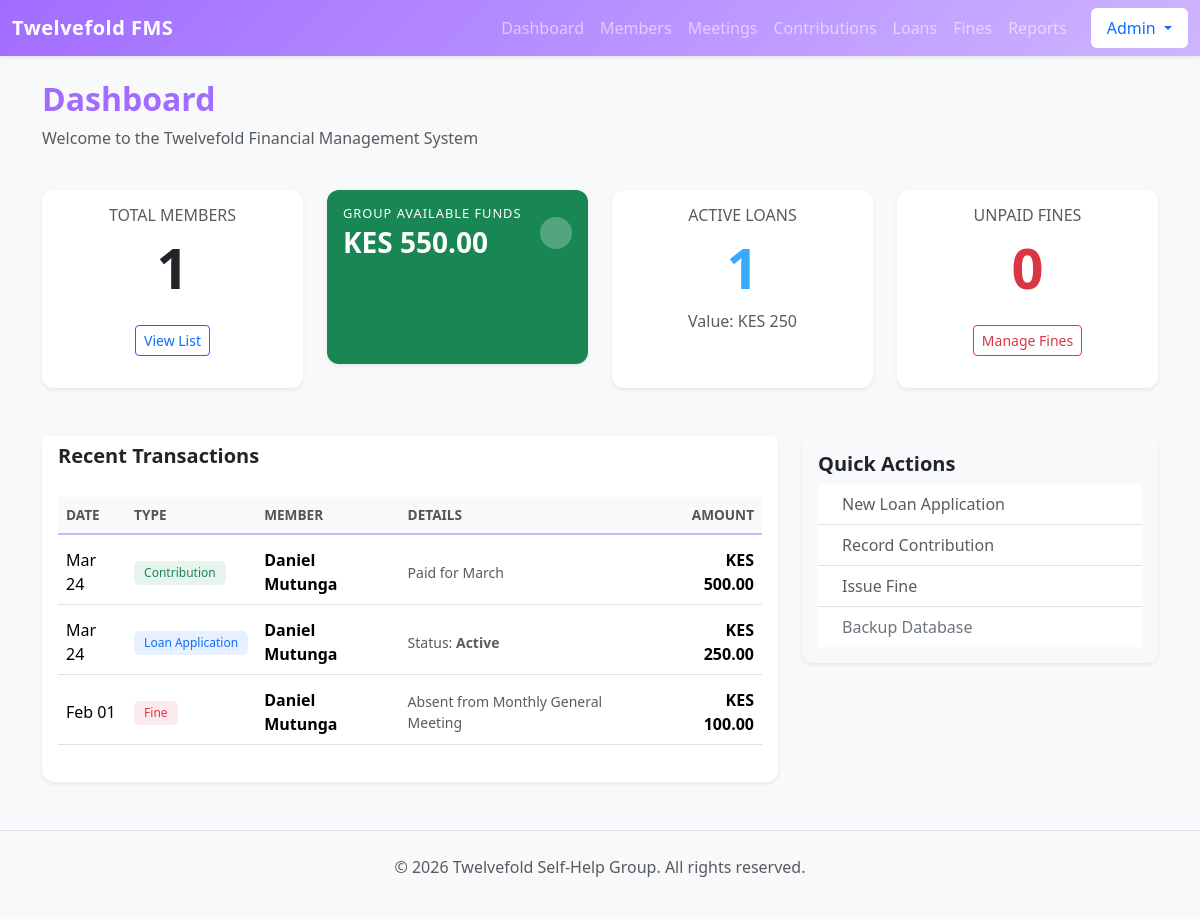
The app's page / (signed in), older data.
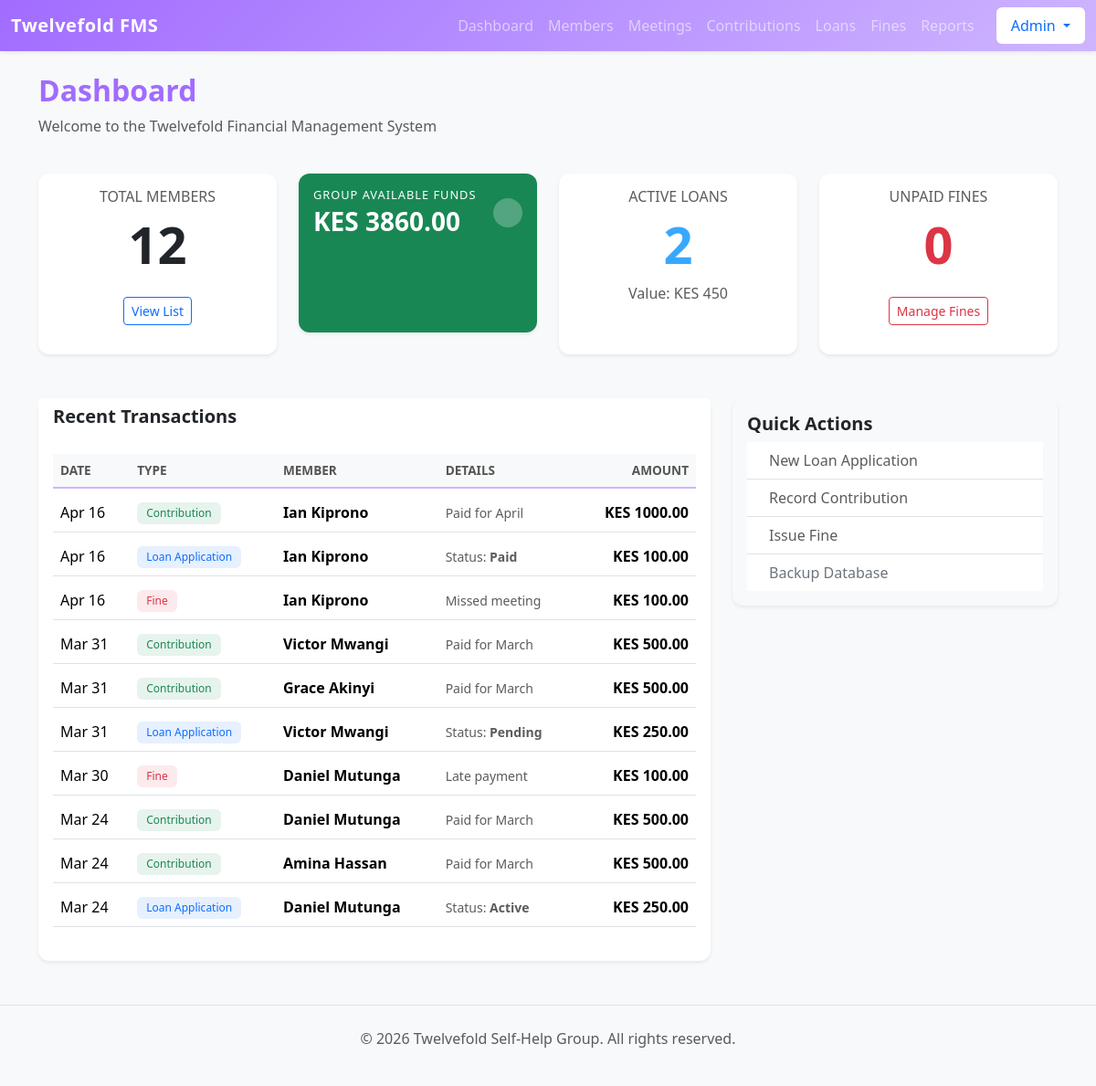
The same page, newer data.
### finance/models.py (models this page shows, shortened)
class Contribution(models.Model):
    member = models.ForeignKey(Member, on_delete=models.CASCADE)
    amount = models.DecimalField(max_digits=10, decimal_places=2)
    date = models.DateField(default=timezone.now)
    month_paid_for = models.CharField(
        max_length=20,
        choices=[
            ('January', 'January'), ('February', 'February'), ('March', 'March'),
            ('April', 'April'), ('May', 'May'), ('June', 'June'),
            ('July', 'July'), ('August', 'August'), ('September', 'September'),
            ('October', 'October'), ('November', 'November'), ('December', 'December')
        ]
    )

class Loan(models.Model):
    member = models.ForeignKey(Member, on_delete=models.CASCADE)
    principal_amount = models.DecimalField(max_digits=10, decimal_places=2)
    is_on_behalf = models.BooleanField(default=False, verbose_name="Applying on behalf of someone else?")
    beneficiary = models.ForeignKey(Member, on_delete=models.SET_NULL, null=True, blank=True,
                                    related_name='benefited_loans', help_text="Leave blank if this loan is for you.")
    interest_rate = models.DecimalField(max_digits=5, decimal_places=2, default=10.00)
    duration_months = models.IntegerField(default=1)
    issue_date = models.DateField(default=timezone.now)
    STATUS_CHOICES = [
        ('Pending', 'Pending'),
        ('Approved', 'Approved'),
        ('Active', 'Active'),
        ('Paid', 'Paid'),
        ('Rejected', 'Rejected'),
    ]
    status = models.CharField(max_length=15, choices=STATUS_CHOICES, default='Pending')

class Fine(models.Model):
    member = models.ForeignKey(Member, on_delete=models.CASCADE)
    amount = models.DecimalField(max_digits=10, decimal_places=2)
    reason = models.CharField(max_length=100)  # e.g., "Late Payment", "Missed Meeting" [cite: 1254]
    date_issued = models.DateField(default=timezone.now)
    is_paid = models.BooleanField(default=False)

### members/models.py (models this page shows)
class Member(models.Model):
    user = models.OneToOneField(User, on_delete=models.SET_NULL, null=True, blank=True, related_name='member_profile')
    first_name = models.CharField(max_length=50)
    last_name = models.CharField(max_length=50)
    phone_number = models.CharField(
        max_length=15,
        unique=True,
        help_text="Format: 07XX XXX XXX"
    )
    date_joined = models.DateField(default=timezone.now)
    monthly_contribution_amount = models.DecimalField(max_digits=10, decimal_places=2, default=0.00, blank=True, null=True)
    is_active = models.BooleanField(default=True)
    def __str__(self):
        return f"{self.first_name} {self.last_name}"
    class Meta:
        ordering = ['first_name']

### core/views.py (the view, shortened to what this page needs)
# urls.py: path('', views.dashboard, name='dashboard'),
@login_required
def dashboard(request):
    user = request.user
    is_admin = user.is_staff
    member_profile = getattr(user, 'member_profile', None)
    if not is_admin and not member_profile:
        return render(request, 'core/pending_approval.html')
    total_members = Member.objects.count()  # Everyone sees total member count
    if is_admin:
        contributions_in = Contribution.objects.aggregate(Sum('amount'))['amount__sum'] or 0.00
        fines_in = Fine.objects.filter(is_paid=True).aggregate(Sum('amount'))['amount__sum'] or 0.00
        repayments_in = Repayment.objects.aggregate(Sum('amount'))['amount__sum'] or 0.00
        loans_out = Loan.objects.filter(status__in=['Active', 'Cleared']).aggregate(Sum('principal_amount'))[
                        'principal_amount__sum'] or 0.00
        available_group_funds = (contributions_in + fines_in + repayments_in) - loans_out
        total_savings = contributions_in  # Just the raw savings number
        active_loans_count = Loan.objects.filter(status='Active').count()
        total_loan_value = loans_out
        unpaid_fines = Fine.objects.filter(is_paid=False).count()
        recent_contributions = Contribution.objects.all().order_by('-date')[:5]
        recent_loans = Loan.objects.all().order_by('-issue_date')[:5]
        recent_fines = Fine.objects.all().order_by('-date_issued')[:5]
    for c in recent_contributions:
        c.type = 'Contribution'
        c.display_amount = c.amount
        c.common_date = c.date
    for l in recent_loans:
        l.type = 'Loan'
        l.display_amount = l.principal_amount
        l.common_date = l.issue_date
    for f in recent_fines:
        f.type = 'Fine'
        f.display_amount = f.amount
        f.common_date = f.date_issued
    activity_feed = sorted(
        chain(recent_contributions, recent_loans, recent_fines),
        key=attrgetter('common_date'),
        reverse=True
    )[:10]
    context = {
        'total_members': total_members,
        'total_savings': total_savings,
        'available_group_funds': available_group_funds,
        'active_loans_count': active_loans_count,
        'total_loan_value': total_loan_value,
        'unpaid_fines': unpaid_fines,
        'activity_feed': activity_feed,
    }
    return render(request, 'core/dashboard.html', context)

### templates/core/dashboard.html (shortened to what the changed rows need)
<!DOCTYPE html>
<html lang="en">
<head>
</head>
<body>
{% extends 'base.html' %}
{% block content %}
<div class="row mb-4">
    <div class="col-md-12">
        <h2 class="fw-bold" style="color: var(--c-dark-purple);">Dashboard</h2>
    </div>
</div>
<div class="row g-4">
    <div class="col-12 col-sm-6 col-lg-3">
        <div class="card shadow-sm h-100 border-0">
            <div class="card-body text-center">
                <h6 class="text-muted text-uppercase mb-2">Total Members</h6>
                <h2 class="display-4 fw-bold text-dark">{{ total_members }}</h2>
                {% if user.is_staff %}
                    <a href="{% url 'member_list' %}" class="btn btn-sm btn-outline-primary mt-3">View List</a>
                {% endif %}
            </div>
        </div>
    </div>
    <div class="col-md-3 mb-4">
        <div class="card shadow-sm border-0 bg-success text-white h-100">
            <div class="card-body">
                <div class="d-flex justify-content-between align-items-center">
                    <div>
                        {% if user.is_staff %}
                            <h6 class="text-uppercase mb-1" style="font-size: 0.8rem; letter-spacing: 1px;">Group Available Funds</h6>
                            <h3 class="mb-0 fw-bold">KES {{ available_group_funds|floatformat:2 }}</h3>
                        {% else %}
                            <h6 class="text-uppercase mb-1" style="font-size: 0.8rem; letter-spacing: 1px;">My Total Savings</h6>
                            <h3 class="mb-0 fw-bold">KES {{ total_savings|floatformat:2 }}</h3>
                        {% endif %}
                    </div>
                </div>
            </div>
        </div>
    </div>
    <div class="col-12 col-sm-6 col-lg-3">
        <div class="card shadow-sm h-100 border-0">
            <div class="card-body text-center">
                <h6 class="text-muted text-uppercase mb-2">Active Loans</h6>
                <h2 class="display-4 fw-bold" style="color: var(--c-vivid-blue);">{{ active_loans_count }}</h2>
                <p class="mb-0 text-muted">Value: KES {{ total_loan_value }}</p>
            </div>
        </div>
    </div>
    <div class="col-12 col-sm-6 col-lg-3">
        <div class="card shadow-sm h-100 border-0">
            <div class="card-body text-center">
                <h2 class="display-4 fw-bold text-danger">{{ unpaid_fines }}</h2>
            </div>
        </div>
    </div>
</div>
<div class="row mt-5">
    <div class="col-md-8">
        <div class="card shadow-sm">
            <div class="card-body">
                <div class="table-responsive">
    <table class="table table-hover align-middle">
        <thead class="table-light">
            <tr>
                <th>Date</th>
                <th>Type</th>
                <th>Member</th>
                <th>Details</th>
                <th class="text-end">Amount</th>
            </tr>
        </thead>
        <tbody>
            {% for item in activity_feed %}
            <tr>
                <td>{{ item.common_date|date:"M d" }}</td>
                <td>
                    {% if item.type == 'Contribution' %}
                        <span class="badge bg-success bg-opacity-10 text-success">Contribution</span>
                    {% elif item.type == 'Loan' %}
                        <span class="badge bg-primary bg-opacity-10 text-primary">Loan Application</span>
                    {% else %}
                        <span class="badge bg-danger bg-opacity-10 text-danger">Fine</span>
                    {% endif %}
                </td>
                <td class="fw-bold">{{ item.member }}</td>
                <td class="text-muted small">
                    {% if item.type == 'Contribution' %}
                        Paid for {{ item.month_paid_for }}
                    {% elif item.type == 'Loan' %}
                        Status: <strong>{{ item.status }}</strong>
                    {% else %}
                        {{ item.reason }}
                    {% endif %}
                </td>
                <td class="text-end fw-bold">
                    KES {{ item.display_amount }}
                </td>
            </tr>
            {% empty %}
            <tr>
                <td colspan="5" class="text-center text-muted py-3">No recent activity found.</td>
            </tr>
            {% endfor %}
        </tbody>
    </table>
</div>
                </div>
        </div>
    </div>
</div>
{% endblock %}

Row changes from the older to the newer data that the page shows:
no longer on this page (row unchanged): Fine: common_date "Feb 01", shows "Fine", member "Daniel Mutunga", reason "Absent from Monthly General Meeting", display_amount "100.00"
added Contribution: common_date "Apr 16", shows "Contribution", member "Ian Kiprono", month_paid_for "April", display_amount "1000.00"
added Loan: common_date "Apr 16", shows "Loan Application", member "Ian Kiprono", status "Paid", display_amount "100.00"
added Fine: common_date "Apr 16", shows "Fine", member "Ian Kiprono", reason "Missed meeting", display_amount "100.00"
added Contribution: common_date "Mar 31", shows "Contribution", member "Victor Mwangi", month_paid_for "March", display_amount "500.00"
added Contribution: common_date "Mar 31", shows "Contribution", member "Grace Akinyi", month_paid_for "March", display_amount "500.00"
added Loan: common_date "Mar 31", shows "Loan Application", member "Victor Mwangi", status "Pending", display_amount "250.00"
added Fine: common_date "Mar 30", shows "Fine", member "Daniel Mutunga", reason "Late payment", display_amount "100.00"
added Contribution: common_date "Mar 24", shows "Contribution", member "Amina Hassan", month_paid_for "March", display_amount "500.00"
Text that changed along with them:
{{ total_members }}: "1" → "12"
{{ available_group_funds|floatformat:2 }}: "550.00" → "3860.00"
{{ active_loans_count }}: "1" → "2"
{{ total_loan_value }}: "250" → "450"
